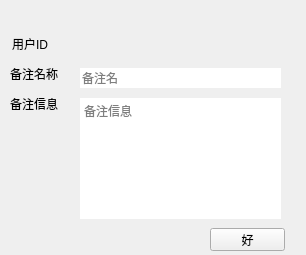
<?xml version="1.0" encoding="UTF-8"?>
<ui version="4.0">
 <class>MarkUserInfoWidget</class>
 <widget class="QWidget" name="MarkUserInfoWidget">
  <property name="geometry">
   <rect>
    <x>0</x>
    <y>0</y>
    <width>306</width>
    <height>255</height>
   </rect>
  </property>
  <property name="windowTitle">
   <string>MarkUserInfoWidget</string>
  </property>
  <property name="styleSheet">
   <string notr="true">
QWidget
{
	font-family:&quot;微软雅黑&quot;;
}


QLineEdit{
    background-color: #FFFFFF;
    border:none;
}
QLineEdit:focus{
    background-color: #FFFFFF;
    border-width: 1px;
    border-style: solid;
    border-color: #1BA9BA;
}

QLineEdit:disabled{
    background-color: #ECECEC;
    border:none;
}

QTextEdit{
    background-color: #FFFFFF;
    border:none;
}
QTextEdit:focus{
    background-color: #FFFFFF;
    border-width: 1px;
    border-style: solid;
    border-color: #1BA9BA;
}
</string>
  </property>
  <layout class="QHBoxLayout" name="horizontalLayout">
   <property name="spacing">
    <number>0</number>
   </property>
   <property name="leftMargin">
    <number>0</number>
   </property>
   <property name="topMargin">
    <number>0</number>
   </property>
   <property name="rightMargin">
    <number>0</number>
   </property>
   <property name="bottomMargin">
    <number>0</number>
   </property>
   <item>
    <widget class="QWidget" name="dialogborderback" native="true">
     <layout class="QVBoxLayout" name="verticalLayout">
      <property name="spacing">
       <number>0</number>
      </property>
      <property name="leftMargin">
       <number>0</number>
      </property>
      <property name="topMargin">
       <number>0</number>
      </property>
      <property name="rightMargin">
       <number>0</number>
      </property>
      <property name="bottomMargin">
       <number>0</number>
      </property>
      <item>
       <widget class="TitlebarWidget" name="titlebar" native="true">
        <property name="minimumSize">
         <size>
          <width>0</width>
          <height>28</height>
         </size>
        </property>
        <property name="maximumSize">
         <size>
          <width>16777215</width>
          <height>28</height>
         </size>
        </property>
       </widget>
      </item>
      <item>
       <widget class="QWidget" name="widget" native="true">
        <widget class="QLabel" name="label_2">
         <property name="geometry">
          <rect>
           <x>10</x>
           <y>40</y>
           <width>54</width>
           <height>12</height>
          </rect>
         </property>
         <property name="text">
          <string>备注名称</string>
         </property>
        </widget>
        <widget class="QTextEdit" name="lbMarkInfo">
         <property name="geometry">
          <rect>
           <x>80</x>
           <y>70</y>
           <width>201</width>
           <height>121</height>
          </rect>
         </property>
         <property name="placeholderText">
          <string>备注信息</string>
         </property>
        </widget>
        <widget class="QLabel" name="label">
         <property name="geometry">
          <rect>
           <x>12</x>
           <y>10</y>
           <width>54</width>
           <height>12</height>
          </rect>
         </property>
         <property name="text">
          <string>用户ID</string>
         </property>
        </widget>
        <widget class="QLabel" name="lbConversationId">
         <property name="geometry">
          <rect>
           <x>80</x>
           <y>10</y>
           <width>201</width>
           <height>16</height>
          </rect>
         </property>
         <property name="text">
          <string/>
         </property>
        </widget>
        <widget class="QLabel" name="label_3">
         <property name="geometry">
          <rect>
           <x>10</x>
           <y>70</y>
           <width>54</width>
           <height>12</height>
          </rect>
         </property>
         <property name="text">
          <string>备注信息</string>
         </property>
        </widget>
        <widget class="QLineEdit" name="lbMarkTitle">
         <property name="geometry">
          <rect>
           <x>80</x>
           <y>40</y>
           <width>201</width>
           <height>20</height>
          </rect>
         </property>
         <property name="placeholderText">
          <string>备注名</string>
         </property>
         <property name="clearButtonEnabled">
          <bool>true</bool>
         </property>
        </widget>
        <widget class="QPushButton" name="btnOk">
         <property name="geometry">
          <rect>
           <x>210</x>
           <y>200</y>
           <width>75</width>
           <height>23</height>
          </rect>
         </property>
         <property name="text">
          <string>好</string>
         </property>
        </widget>
       </widget>
      </item>
     </layout>
    </widget>
   </item>
  </layout>
 </widget>
 <layoutdefault spacing="6" margin="11"/>
 <customwidgets>
  <customwidget>
   <class>TitlebarWidget</class>
   <extends>QWidget</extends>
   <header>TitlebarWidget.h</header>
   <container>1</container>
  </customwidget>
 </customwidgets>
 <resources/>
 <connections/>
</ui>
